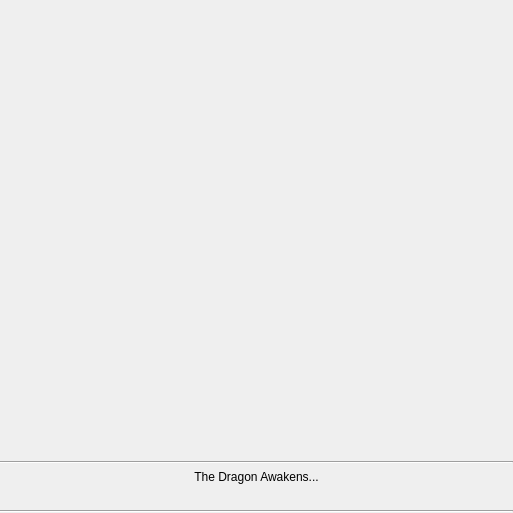
<?xml version="1.0" encoding="UTF-8"?>
<ui version="4.0">
 <class>ConnectionDialog</class>
 <widget class="QDialog" name="ConnectionDialog">
  <property name="windowModality">
   <enum>Qt::ApplicationModal</enum>
  </property>
  <property name="geometry">
   <rect>
    <x>0</x>
    <y>0</y>
    <width>513</width>
    <height>513</height>
   </rect>
  </property>
  <property name="windowTitle">
   <string>HempPAY</string>
  </property>
  <property name="modal">
   <bool>true</bool>
  </property>
  <layout class="QVBoxLayout" name="verticalLayout">
   <property name="leftMargin">
    <number>0</number>
   </property>
   <property name="topMargin">
    <number>0</number>
   </property>
   <property name="rightMargin">
    <number>0</number>
   </property>
   <property name="bottomMargin">
    <number>0</number>
   </property>
   <item>
    <widget class="FilledIconLabel" name="topIcon">
     <property name="sizePolicy">
      <sizepolicy hsizetype="Expanding" vsizetype="Expanding">
       <horstretch>0</horstretch>
       <verstretch>0</verstretch>
      </sizepolicy>
     </property>
     <property name="text">
      <string notr="true"/>
     </property>
    </widget>
   </item>
   <item>
    <widget class="Line" name="line_2">
     <property name="orientation">
      <enum>Qt::Horizontal</enum>
     </property>
    </widget>
   </item>
   <item>
    <widget class="QLabel" name="status">
     <property name="text">
      <string>The Dragon Awakens...</string>
     </property>
     <property name="alignment">
      <set>Qt::AlignCenter</set>
     </property>
     <property name="wordWrap">
      <bool>true</bool>
     </property>
    </widget>
   </item>
   <item>
    <widget class="QLabel" name="statusDetail">
     <property name="text">
      <string/>
     </property>
     <property name="alignment">
      <set>Qt::AlignCenter</set>
     </property>
    </widget>
   </item>
   <item>
    <widget class="Line" name="line">
     <property name="orientation">
      <enum>Qt::Horizontal</enum>
     </property>
    </widget>
   </item>
  </layout>
 </widget>
 <customwidgets>
  <customwidget>
   <class>FilledIconLabel</class>
   <extends>QLabel</extends>
   <header>fillediconlabel.h</header>
  </customwidget>
 </customwidgets>
 <resources/>
 <connections/>
</ui>
